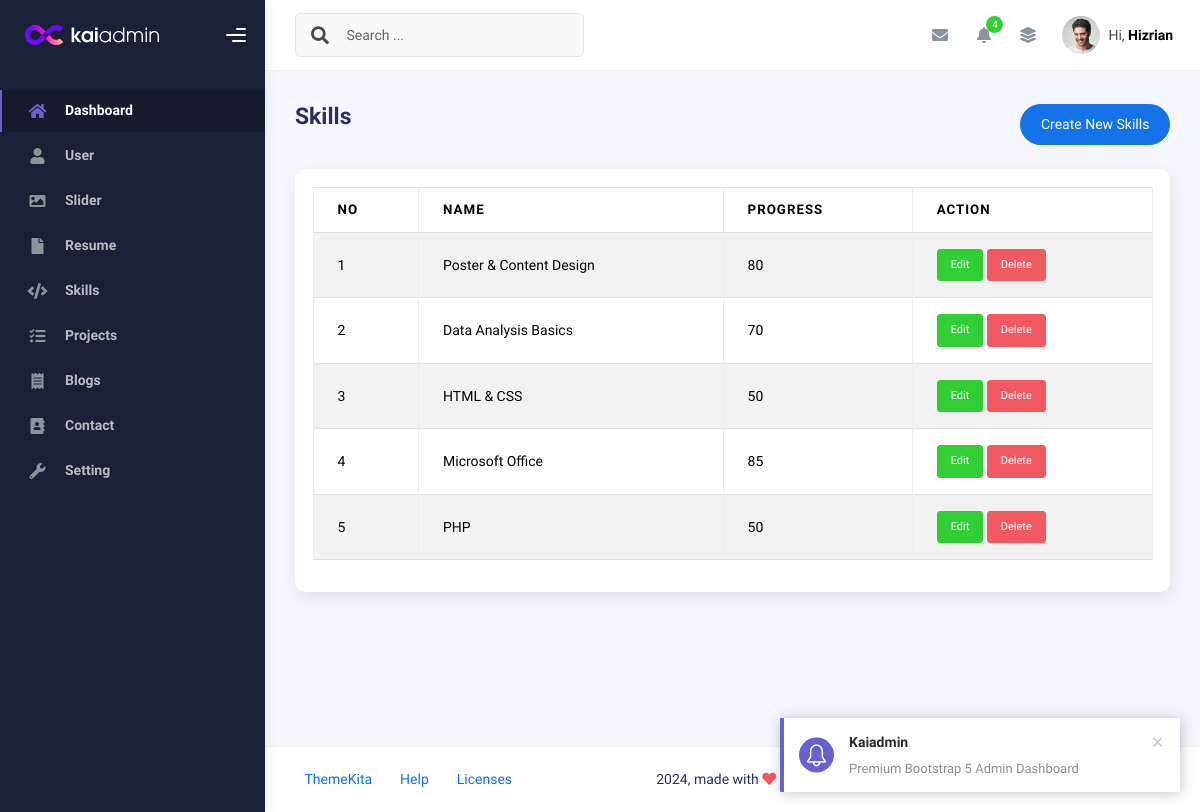
Page /admin/app.php?page=skills (signed in) on the committed database.
### tables this page shows
CREATE TABLE `skills` (
  `id` int(11) NOT NULL,
  `name` varchar(50) NOT NULL,
  `progress` int(3) NOT NULL,
  `created_at` timestamp NOT NULL DEFAULT current_timestamp(),
  `updated_at` timestamp NULL DEFAULT NULL ON UPDATE current_timestamp()
);

### admin/skills.php (the view, shortened to what this page needs)
<?php
$query = mysqli_query($conn, "SELECT * FROM skills ORDER BY id DESC");
$rows = mysqli_fetch_all($query, MYSQLI_ASSOC);
?>
<div class="d-flex align-items-left align-items-md-center flex-column flex-md-row pt-2 pb-4">
  <div>
    <h3 class="fw-bold mb-3">Skills</h3>
  </div>
  <div class="ms-md-auto py-2 py-md-0">
    <a href="app.php?page=create-skills" class="btn btn-primary btn-round">Create New Skills</a>
  </div>
</div>
<div class="row">
  <div class="col-sm-6 col-md-12">
    <div class="card">
      <div class="card-body">
        <table class="table table-bordered table-striped">
          <thead>
            <tr>
              <th>No</th>
              <th>Name</th>
              <th>Progress</th>
              <th>Action</th>
            </tr>
          </thead>
          <tbody>
            <?php foreach ($rows as $index => $row):  ?>
              <tr>
                <td><?php echo $index += 1 ?></td>
                <td><?php echo $row['name'] ?></td>
                <td><?php echo $row['progress'] ?></td>
                <td>
                  <a class="btn btn-success btn-sm"
                    href="app.php?page=create-skills&edit=<?php echo $row['id'] ?>">Edit</a>
                  <a onclick="return confirm('Are You sure wanna delete this data?')"
                    class="btn btn-danger btn-sm"
                    href="app.php?page=skills&delete=<?php echo $row['id'] ?>">Delete</a>
                </td>
              </tr>
            <?php endforeach ?>
          </tbody>
        </table>
      </div>
    </div>
  </div>
</div>

### rows in the picture
skills: index "1", name "Poster & Content Design", progress "80"
skills: index "2", name "Data Analysis Basics", progress "70"
skills: index "3", name "HTML & CSS", progress "50"
skills: index "4", name "Microsoft Office", progress "85"
skills: index "5", name "PHP", progress "50"
